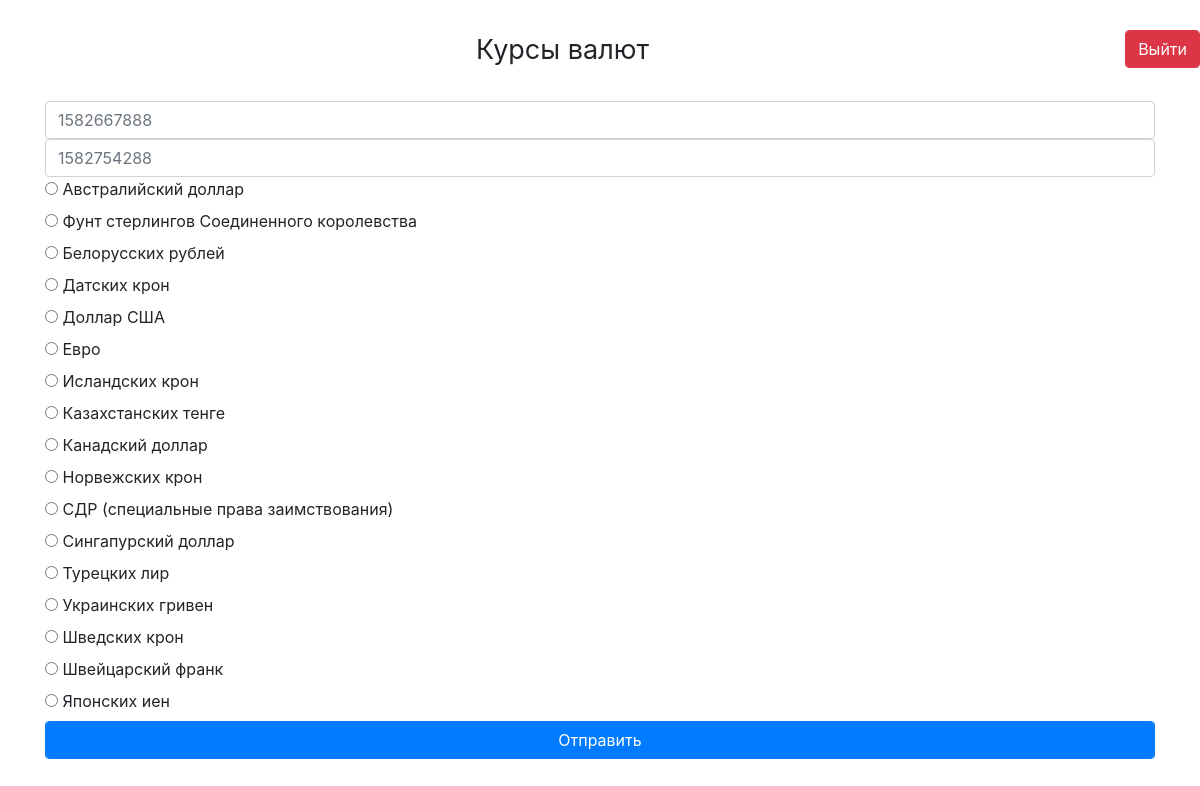
The page / (signed in) on the database its author committed.
### tables this page shows
CREATE TABLE `currencies` (
  `id` int(11) NOT NULL,
  `valuteID` varchar(25) NOT NULL,
  `charCode` varchar(25) NOT NULL,
  `name` varchar(255) NOT NULL
);

### application/controllers/UserController.php (called while the page is built, shortened)
<?php
class UserController extends Controller
{
    public function main()
    {
        $arr = [];
        $arr['all_currencies'] = $this->model->all_currencies();
        $this->get_response($arr);
    }
    public function get_response($arr = [])
    {
        $this->view->render($arr);
    }
}

### index.php (called while the page is built, shortened)
<?
spl_autoload_register(function ($class) {
    $path = str_replace('\\', '/', $class . '.php');
});
$router = new Router();
$router->run();

### application/libs/Db.php (called while the page is built, shortened)
<?php
class Db
{
    protected $conn;
    protected $defaults = array(
        'host'      => 'localhost',
        'user'      => 'root',
        'pass'      => '',
        'db'        => 'rest',
        'port'      => 3306,
        'socket'    => null,
        'pconnect'  => FALSE,
        'charset'   => 'utf8mb4',
        'errmode'   => 'exception',
        'exception' => 'Exception'
    );
    function __construct($opt = array())
    {
        $opt = array_merge($this->defaults,$opt);
        @$this->conn = mysqli_connect($opt['host'], $opt['user'], $opt['pass'], $opt['db'], $opt['port'], $opt['socket']);
        mysqli_set_charset($this->conn, $opt['charset']) or $this->error(mysqli_error($this->conn));
    }
    public function fetch($result,$mode=self::RESULT_ASSOC)
    {
        return mysqli_fetch_array($result, $mode);
    }
    public function getAll()
    {
        $ret   = array();
        $query = $this->prepareQuery(func_get_args());
        if ( $res = $this->rawQuery($query) )
        {
            while($row = $this->fetch($res))
            {
                $ret[] = $row;
            }
        }
        return $ret;
    }
    protected function rawQuery($query)
    {
        $res   = mysqli_query($this->conn, $query);
        return $res;
    }
    protected function prepareQuery($args)
    {
        $query = '';
        $raw   = array_shift($args);
        $array = preg_split('~(\?[nsiuap])~u',$raw,null,PREG_SPLIT_DELIM_CAPTURE);
        foreach ($array as $i => $part)
        {
            if ( ($i % 2) == 0 )
            {
                $query .= $part;
                continue;
            }
            $value = array_shift($args);
            switch ($part)
            {
                case '?n':
                    $part = $this->escapeIdent($value);
                    break;
            }
            $query .= $part;
        }
        return $query;
    }
    protected function escapeIdent($value)
    {
        if ($value)
        {
            return "`".str_replace("`","``",$value)."`";
        } else {
            $this->error("Empty value for identifier (?n) placeholder");
        }
    }
}

### application/models/Model.php (called while the page is built, shortened)
<?php
class Model
{
    public $db;
    public function __construct()
    {
        $this->db = new Db();
    }
    public function all_currencies()
    {
        $result = $this->db->getAll("SELECT `id`, `valuteID`, `charCode`, `name` FROM ?n", 'currencies');
        return $result;
    }
}

### application/views/main.php (the view, shortened to what this page needs)
<div class="page_content">
    <p class="page_content_title">Курсы валют</p>
    <div class="container">
        <div class="row">
            <div class="col-sm-12">
                <form action="" method="GET" class="">
                    <div class="input_block">
                        <input class="form-control" name="from" value="<?= $from ?>"
                               placeholder="<?= time() - 86400; ?>">
                        <input class="form-control" name="to" value="<?= $to ?>" placeholder="<?= time(); ?>">
                    </div>
                    <?
                    foreach ($all_currencies as $key => $currency) { ?>
                        <div>
                            <input <?= $valuteID == $currency['valuteID'] ? 'checked' : '' ?> name="valuteID"
                                                                                             id="currency<?= $key ?>"
                                                                                             type="radio"
                                                                                             value="<?= $currency['valuteID'] ?>">
                            <label for="currency<?= $key ?>"><?= $currency['name'] ?></label>
                        </div>
                    <? } ?>
                    <div>
                        <button type="submit" class="form-control btn-primary">Отправить</button>
                    </div>
                </form>
            </div>
        </div>
    </div>
</div>

### application/core/Router.php (shortened to what this page needs)
<?php
class Router
{
    protected $route = '';
    protected $get_params = [];
    protected $params = [];
    public function __construct()
    {
        $this->get_params = $_GET;
        $this->route = explode('?', $_SERVER['REQUEST_URI'])[0];
    }
    public function run()
    {
        $route_arr = explode('/', $this->route);
        if ($route_arr[1] == 'api') {
            if (!empty($this->get_params)) {
                $this->params['controller'] = 'CurrencyController';
                $this->params['action'] = 'get_response';
                $this->params['get'] = $this->get_params;
            } else {
                http_response_code(404);
                echo json_encode(array("message" => "Error! Not found:("), JSON_UNESCAPED_UNICODE);
            }
        } else {
            $routes = include 'application/libs/routes.php';
            $url_no_get = explode('?', $_SERVER['REQUEST_URI'])[0];
            foreach ($routes as $key => $route)
            {
                if ($key == $url_no_get)
                {
                    $this->params['controller'] = $route['controller'];
                    $this->params['action'] = $route['action'];
                    $this->params['get'] = $this->get_params;
                }
            }
        }
        $path = 'application\controllers\\' . $this->params['controller'];
        $action = $this->params['action'];
        if (class_exists($path))
        {
            if (method_exists($path, $action))
            {
                $controller = new $path($this->params);
                $controller->$action();
            } else {
            }
        } else {
        }
    }
}

### application/core/View.php (shortened to what this page needs)
<?php
class View
{
    public $params = [];
    public function __construct($params)
    {
        $this->params = $params;
    }
    public function render($vars = [])
    {
        $template = 'application/views/' . $this->params['action'] . '.php';
        if(file_exists($template))
        {
            require $template;
            $content = ob_get_clean();
            require 'application/views/template.php';
        }
        else
        {
        }
    }
}

### application/views/template.php (shortened to what this page needs)
<!DOCTYPE html>
<html class="ie" xmlns="http://www.w3.org/1999/xhtml" xml:lang="en-US" lang="en-US"> <![endif]-->
<html xmlns="http://www.w3.org/1999/xhtml" xml:lang="en-US" lang="en-US">
<head>
    <link rel="stylesheet" href="https://stackpath.bootstrapcdn.com/bootstrap/4.4.1/css/bootstrap.min.css"
>
    <link rel="stylesheet" href="/public/css/fonts/CeraPro/stylesheet.css">
    <link rel="stylesheet" href="/public/style.css">
</head>
<body>
<main>
    <div class="text_right">
        <? if (isset($_SESSION['user'])) {
            ?>
            <a class="btn_logout form-control btn-danger" href="/logout">Выйти</a>
            <?
        } ?>
    </div>
    <div class="page_content">
        <?
        if (isset($content)) {
            echo $content;
        } else {
            echo 'Нет контента';
        } ?>
    </div>
</main>
</body>
</html>

### public/style.css (style rules this page uses)
.page_content_title { text-align: center; font-size: 27px; margin: 30px 0 30px; }
.btn_logout { float: right; width: auto; }

### rows shown on the page
currencies: valuteID "☐ Австралийский доллар", name "Австралийский доллар"
currencies: valuteID "☐ Фунт стерлингов Соединенного к", name "Фунт стерлингов Соединенного королевства"
currencies: valuteID "☐ Белорусских рублей", name "Белорусских рублей"
currencies: valuteID "☐ Датских крон", name "Датских крон"
currencies: valuteID "☐ Доллар США", name "Доллар США"
currencies: valuteID "☐ Евро", name "Евро"
currencies: valuteID "☐ Исландских крон", name "Исландских крон"
currencies: valuteID "☐ Казахстанских тенге", name "Казахстанских тенге"
currencies: valuteID "☐ Канадский доллар", name "Канадский доллар"
currencies: valuteID "☐ Норвежских крон", name "Норвежских крон"
currencies: valuteID "☐ СДР (специальные права заимств", name "СДР (специальные права заимствования)"
currencies: valuteID "☐ Сингапурский доллар", name "Сингапурский доллар"
currencies: valuteID "☐ Турецких лир", name "Турецких лир"
currencies: valuteID "☐ Украинских гривен", name "Украинских гривен"
currencies: valuteID "☐ Шведских крон", name "Шведских крон"
currencies: valuteID "☐ Швейцарский франк", name "Швейцарский франк"
currencies: valuteID "☐ Японских иен", name "Японских иен"
